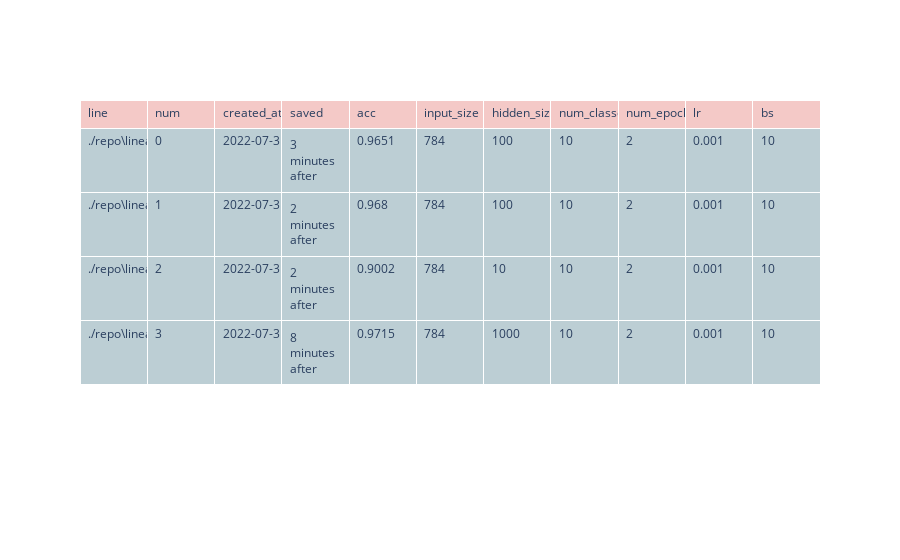

The notebook cell this image was saved under:
### Markdown cell above
## Results
We can the the results of our experiments - all of them are present in the table and we can choose the best option.

### Code cell
mv = cde.MetricViewer(repo)
mv.plot_table()

### Figure 1 — Plotly figure (JSON) as saved in the notebook; plotly's stock layout.template omitted (floating-point values rounded to 4 significant figures)
{"data": [{"cells": {"align": "left", "fill": {"color": "#bcced4"}, "values": [["./repo\\linear_nn", "./repo\\linear_nn", "./repo\\linear_nn", "./repo\\linear_nn"], [0, 1, 2, 3], ["2022-07-31T16:08:27.310319+00:00", "2022-07-31T16:14:23.270706+00:00", "2022-07-31T16:17:12.735959+00:00", "2022-07-31T16:19:24.048326+00:00"], ["3 minutes after", "2 minutes after", "2 minutes after", "8 minutes after"], [0.9651, 0.968, 0.9002, 0.9715], [784, 784, 784, 784], [100, 100, 10, 1000], [10, 10, 10, 10], [2, 2, 2, 2], [0.001, 0.001, 0.001, 0.001], [10, 10, 10, 10]]}, "header": {"align": "left", "fill": {"color": "#f4c9c7"}, "values": ["line", "num", "created_at", "saved", "acc", "input_size", "hidden_size", "num_classes", "num_epochs", "lr", "bs"]}, "type": "table"}], "layout": {}}
